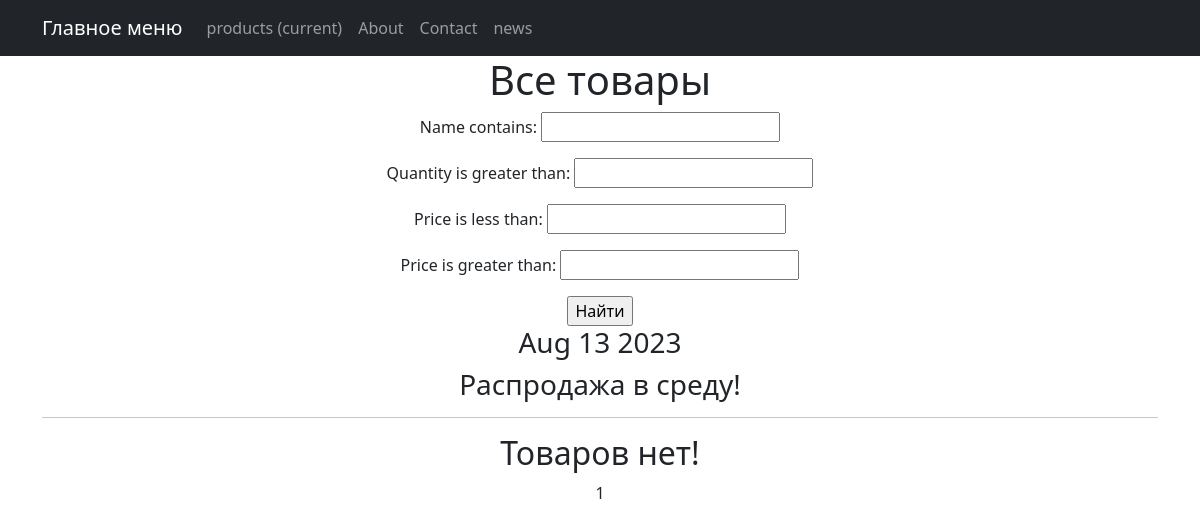
Before: /products/ with the older database file.
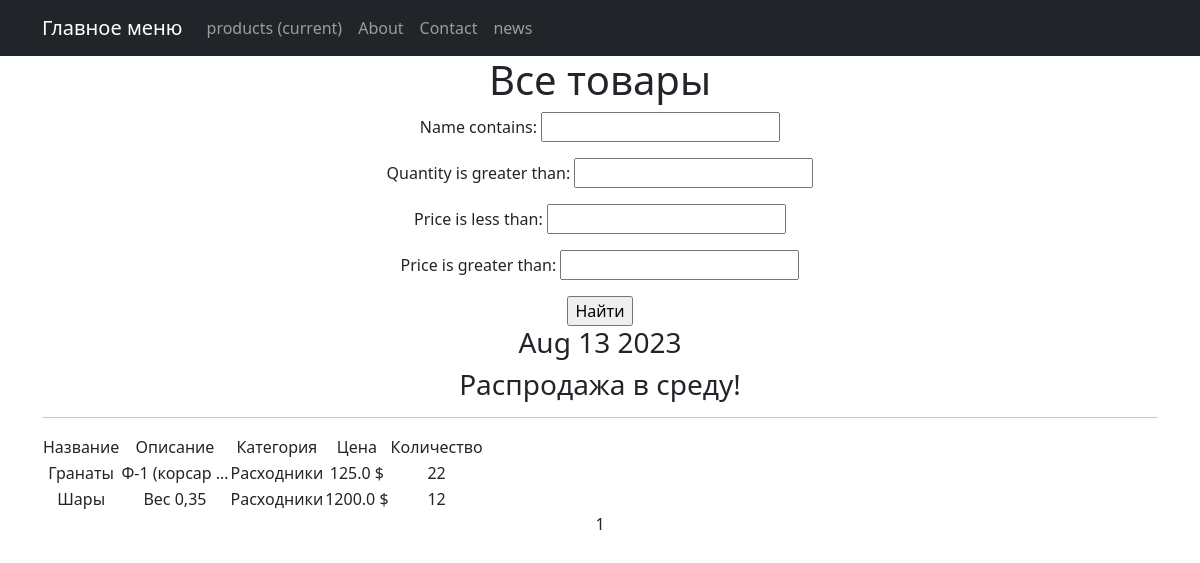
After: the same page with the newer database file.
### simpleapp/models.py (models this page shows, shortened)
class Product(models.Model):
    name = models.CharField(
        max_length=50,
        unique=True, # названия товаров не должны повторяться
    )
    description = models.TextField()
    quantity = models.IntegerField(
        validators=[MinValueValidator(0)],
    )
    category = models.ForeignKey(
        to='Category',
        on_delete=models.CASCADE,
        related_name='products', # все продукты в категории будут доступны через поле products
    )
    price = models.FloatField(
        validators=[MinValueValidator(0.0)],
    )

class Category(models.Model):
    name = models.CharField(max_length=100, unique=True)

### simpleapp/views.py (the view)
# urls.py: path('', ProductsList.as_view(), name="product_list"),
class ProductsList(ListView):
    model = Product
    ordering = 'name'
    template_name = 'products.html'
    context_object_name = 'products'
    paginate_by = 2  # вот так мы можем указать количество записей на странице
    def get_queryset(self):
        queryset = super().get_queryset()
        self.filterset = ProductFilter(self.request.GET, queryset)
        return self.filterset.qs
    def get_context_data(self, **kwargs):
        context = super().get_context_data(**kwargs)
        context['time_now'] = datetime.utcnow()
        context['next_sale'] = "Распродажа в среду!"
        context['filterset'] = self.filterset
        return context

### simpleapp/templatetags/custom_filters.py (called while the page is built)
@register.filter()
def currency(value, code='rub'):
   postfix = CURRENCIES_SYMBOLS[code]
   return f'{value} {postfix}'

### simpleapp/templatetags/custom_tags.py (called while the page is built)
@register.simple_tag()
def current_time(format_string='%b %d %Y'):
   return datetime.utcnow().strftime(format_string)

### templates/products.html (shortened to what this page needs)
{% extends 'flatpages/default.html' %}
{% load custom_filters %}
{% load custom_tags %}
{% block content %}
<h1>Все товары</h1>
<form action="" method="get">
    {{ filterset.form.as_p }}
    <input type="submit" value="Найти" />
</form>
<h3>{% current_time '%b %d %Y' %}</h3>
<h3> {{ next_sale|default_if_none:"Чуть позже сообщим о распродаже!" }} </h3>
<hr>
{% if products %}
<table>
    <tr>
        <td>Название</td>
        <td>Описание</td>
        <td>Категория</td>
        <td>Цена</td>
        <td>Количество</td>
    </tr>
    {% for product in products %}
    <tr>
        <td>{{ product.name }}</td>
        <td>{{ product.description |truncatewords:2 }}</td>
        <td>{{ product.category.name }}</td>
        <td>{{ product.price|currency:"usd" }}</td>
        <td>{{ product.quantity }}</td>
    </tr>
    {% endfor %}
</table>
{% else %}
<h2>Товаров нет!</h2>
{% endif %}
{{ page_obj.number }}
{% endblock content %}

Changed rows visible on the page:
added Product: name "Гранаты", description "Ф-1 (корсар …", category.name "Расходники", price "125.0 $", quantity "22"
added Product: name "Шары", description "Вес 0,35", category.name "Расходники", price "1200.0 $", quantity "12"
Other visible differences:
text no longer shown: "Товаров нет!"
text now shown: "Название Описание Категория Цена Количество"
